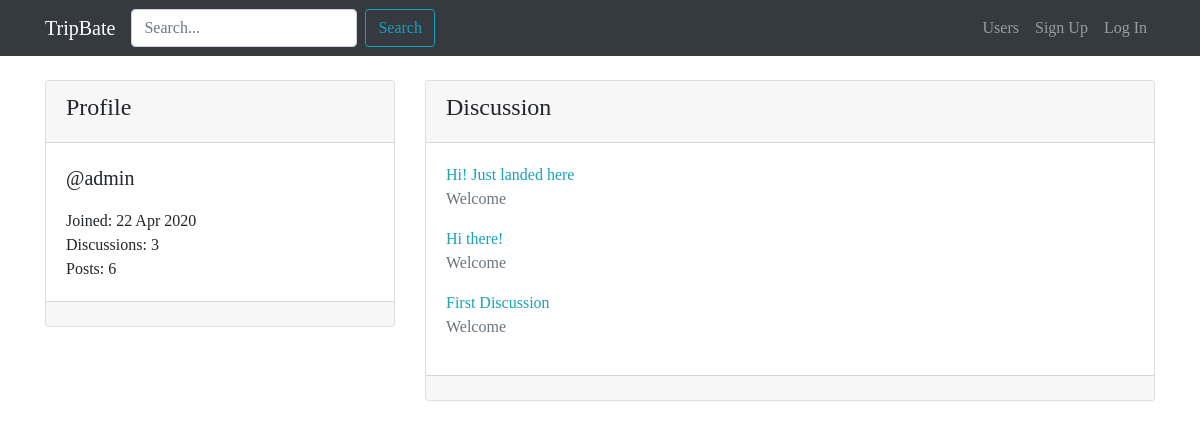
Before: /user/admin/ with the older database file.
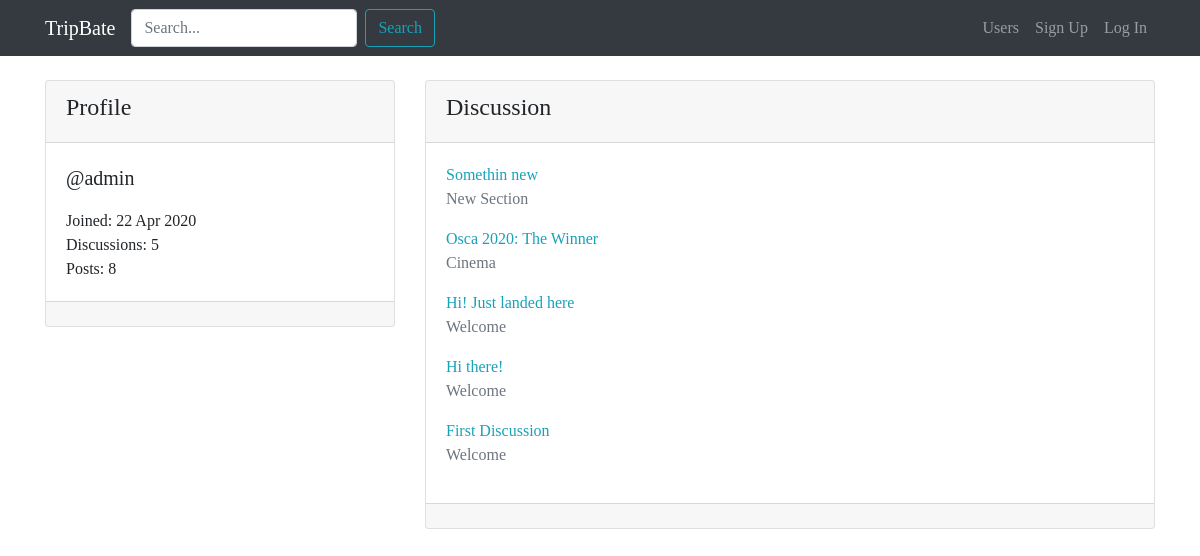
After: the same page with the newer database file.
### forum/models.py (models this page shows, shortened)
class Discussion(models.Model):
  title = models.CharField(max_length=120)
  creation_date = models.DateTimeField(auto_now_add=True)
  author_discussion = models.ForeignKey(User, on_delete=models.CASCADE, related_name="discussions")
  belong_section = models.ForeignKey(Section, on_delete=models.CASCADE)
  def get_absolute_url(self):
    return reverse("visualize_discussion", kwargs={"pk": self.pk})

class Section(models.Model):
  name_section = models.CharField(max_length=80)
  description = models.CharField(max_length=150, blank=True, null=True)
  logo_section = models.ImageField(blank=True, null=True)
  def __str__(self):
    return self.name_section

### core/views.py (the view)
# urls.py: path("user/<username>/", views.userProfileView, name="user_profile"),
def userProfileView(request, username):
    user = get_object_or_404(User, username=username)
    discussions_user = Discussion.objects.filter(author_discussion=user).order_by("-pk")
    context = {"user": user, "discussions_user": discussions_user}
    return render(request, 'core/user_profile.html', context)

### core/templates/core/user_profile.html (shortened to what this page needs)
{% extends 'base.html' %}
{% block content %}
  <div class="row mt-3">
    <div class="col-4">
      <div class="card my-2">
        <div class="card-header">
          <h4>{% if request.user == user %} Your {% endif %} Profile</h4>
        </div>
        <div class="card-body">
          <p class="lead">@{{ user }}</p>
          <p class="mb-0">Joined: {{ user.date_joined|date:"d M Y"}}</p>
          <p class="mb-0">Discussions: {{ user.discussions.count }}</p>
          <p class="mb-0">Posts: {{ user.posts.count }}</p>
        </div>
        <div class="card-footer"></div>
      </div>
    </div>
    <div class="col-8">
      <div class="card my-2">
        <div class="card-header">
          <h4>Discussion</h4>
        </div>
        <div class="card-body">
          {% for discussion in discussions_user %}
            <a href="{{ discussion.get_absolute_url }}">{{ discussion.title }}</a>
            <p class="text-muted">{{ discussion.belong_section }}</p>
          {% empty %}
            {% if request.user != user %}
              <p>@{{ user }} hasn't created any discussion yet</p>
            {% else %}
              <p>You haven't created any discussion yet, would you like to a discussion?</p>
            {% endif %}
          {% endfor %}
        </div>
        <div class="card-footer"></div>
      </div>
    </div>
  </div>
{% endblock content %}

### templates/base.html (shortened to what this page needs)
{% load static %}
<!doctype html>
<html lang="en">
<head>
  <link rel="stylesheet" href="{% static 'js/script.js' %}">
  <link rel="stylesheet" href="https://stackpath.bootstrapcdn.com/bootstrap/4.4.1/css/bootstrap.min.css"
>
  <link rel="stylesheet" href="{% static '/css/debate.css' %}">
  <link rel="stylesheet" href="{% static 'js/script.js' %}">
</head>
<body>
  <nav class="navbar navbar-expand-lg navbar-dark bg-dark">
    <div class="container">
      <a class="navbar-brand" href="/">TripBate</a>
      <div class="collapse navbar-collapse" id="navbarSupportedContent">
        <form class="form-inline my-2 my-lg-0" action="{% url 'search_function' %}">
          <input name="q" class="form-control mr-sm-2" type="search" placeholder="Search..." aria-label="Search">
          <button class="btn btn-outline-info my-2 my-sm-0" type="submit">Search</button>
        </form>
        <ul class="navbar-nav ml-auto">
          <li class="nav-item">
            <a class="nav-link" href="{% url 'user_list' %}">Users<span class="sr-only">(current)</span></a>
          </li>
          {% if request.user.is_authenticated %}
            <li class="nav-item dropdown">
              <a class="nav-link dropdown-toggle" href="#" id="navbarDropdown" role="button" data-toggle="dropdown"
                aria-haspopup="true" aria-expanded="false">
                {{ request.user.username }}
              </a>
              <div class="dropdown-menu" aria-labelledby="navbarDropdown">
                <a class="dropdown-item" href="{% url 'user_profile' username=request.user.username %}">Profile</a>
                <a class="dropdown-item" href="{% url 'password_change' %}">Change Password</a>
                <div class="dropdown-divider"></div>
                <a class="dropdown-item" href="{% url 'logout' %}">Log Out</a>
              </div>
            </li>
            {% else %}
              <li class="nav-item">
                <a class="nav-link" href="{% url 'registration_view' %}">Sign Up</a>
              </li>
              <li class="nav-item">
                <a class="nav-link" href="{% url 'login' %}">Log In</a>
              </li>
              {% endif %}
          </ul>
        </div>
      </div>
  </nav>
  <div class="container">
    {% block content %}
    {% endblock content %}
  </div>
</body>
</html>

### static-storage/css/debate.css (style rules this page uses)
body { font-family: 'Playfair Display', serif; }
a, a:hover { color: #17a2b8; }

Changed rows visible on the page:
added Discussion: title "Somethin new", belong_section "New Section"
added Discussion: title "Osca 2020: The Winner", belong_section "Cinema"
Other visible differences:
{{ user.discussions.count }}: "3" → "5"
{{ user.posts.count }}: "6" → "8"
